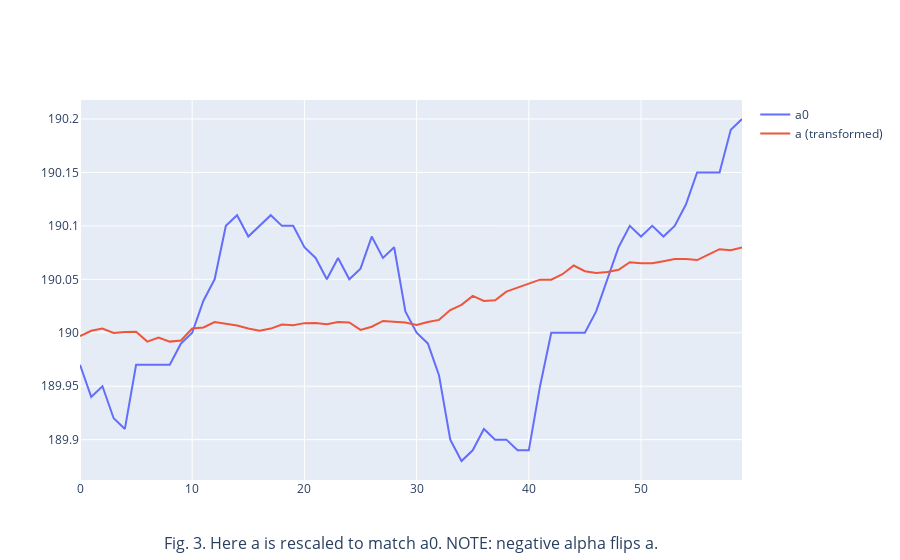

The cell this chart's notebook holds for it:
### Code cell
# now rescale.

import numpy as np

def plot_rescaled(a0, a):
    alpha, lmbda = get_alpha_lambda(a0, a)
    print(f'alpha = {alpha}')
    print(f'lambda = {lmbda}')

    # Apply the transformation
    a_transformed = alpha * a + lmbda

    # Plot the original and transformed data
    import plotly.graph_objects as go

    fig = go.Figure()
    fig.add_trace(go.Scatter(y=a0, name='a0'))
    fig.add_trace(go.Scatter(y=a_transformed, name='a (transformed)'))
    fig.add_annotation(
        text="Fig. 3. Here a is rescaled to match a0. NOTE: negative alpha flips a.",
        xref="paper", yref="paper",
        x=0.5, y=-0.20,
        showarrow=False,
        font=dict(size=16),
    )
    fig.show()

plot_rescaled(a0, a)

### Figure 1 — Plotly figure (JSON) as saved in the notebook; plotly's stock layout.template omitted (floating-point values rounded to 4 significant figures)
{"data": [{"name": "a0", "type": "scatter", "y": [190.0, 189.9, 189.9, 189.9, 189.9, 190.0, 190.0, 190.0, 190.0, 190.0, 190.0, 190.0, 190.1, 190.1, 190.1, 190.1, 190.1, 190.1, 190.1, 190.1, 190.1, 190.1, 190.1, 190.1, 190.1, 190.1, 190.1, 190.1, 190.1, 190.0, 190.0, 190.0, 190.0, 189.9, 189.9, 189.9, 189.9, 189.9, 189.9, 189.9, 189.9, 189.9, 190.0, 190.0, 190.0, 190.0, 190.0, 190.1, 190.1, 190.1, 190.1, 190.1, 190.1, 190.1, 190.1, 190.1, 190.1, 190.1, 190.2, 190.2]}, {"name": "a (transformed)", "type": "scatter", "y": [190.0, 190.0, 190.0, 190.0, 190.0, 190.0, 190.0, 190.0, 190.0, 190.0, 190.0, 190.0, 190.0, 190.0, 190.0, 190.0, 190.0, 190.0, 190.0, 190.0, 190.0, 190.0, 190.0, 190.0, 190.0, 190.0, 190.0, 190.0, 190.0, 190.0, 190.0, 190.0, 190.0, 190.0, 190.0, 190.0, 190.0, 190.0, 190.0, 190.0, 190.0, 190.0, 190.0, 190.1, 190.1, 190.1, 190.1, 190.1, 190.1, 190.1, 190.1, 190.1, 190.1, 190.1, 190.1, 190.1, 190.1, 190.1, 190.1, 190.1]}], "layout": {"annotations": [{"font": {"size": 16}, "showarrow": false, "text": "Fig. 3. Here a is rescaled to match a0. NOTE: negative alpha flips a.", "x": 0.5, "xref": "paper", "y": -0.2, "yref": "paper"}]}}
